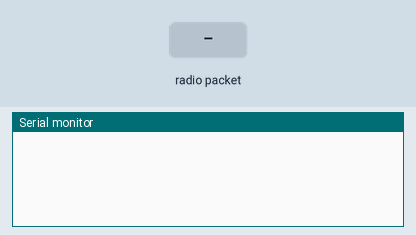
This sketch was run on a simulated Arduino Uno, built with avr-gcc and run on an emulated ATmega328P. Parts: the last lines printed to the serial monitor. The test bench sets the inputs (shaded band). No radio packets arrive unless stated.

Above: at 1.2 s.
1.3 s: radio packet "1" arrives
At 1.9 s:
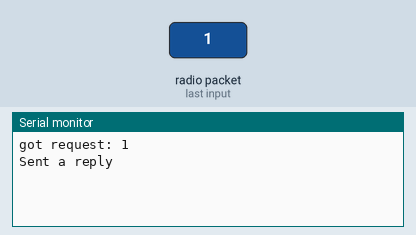
2.8 s: radio packet "0" arrives
At 4.0 s:
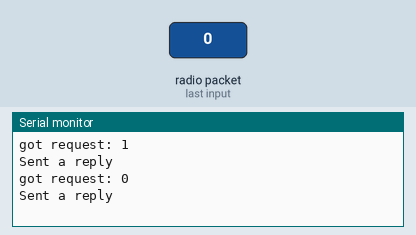
4.3 s: radio packet "2" arrives
At 5.3 s:
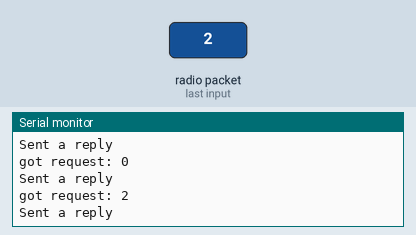

Measured:
- after the input at 1.3 s, the serial monitor: prints a new line at once (image 1)
- after the input at 2.8 s, the serial monitor: prints a new line at once (image 2)
- after the input at 4.3 s, the serial monitor: prints a new line at once (image 3)

The sketch:

Radio_for_esp8266.ino
```cpp
//Code for radio nrf24l01 esp8266
//
//
//
//Gerardo Fregoso Code based on RadioHead library
//
//For module nrf24l01
//
//-----------------------------------------------------------------------------------
//import the libraries
#include <SPI.h>
#include <RH_NRF24.h>
//-----------------------------------------------------------------------------------
// Singleton instance of the radio driver
RH_NRF24 nrf24(2, 4);
//-----------------------------------------------------------------------------------
//Setup
void setup()
{
  Serial.begin(115200); //start comunication
  if (!nrf24.init())
    Serial.println("init failed");
  // Defaults after init are 2.402 GHz (channel 2), 2Mbps, 0dBm
  if (!nrf24.setChannel(1))//set channel
    Serial.println("setChannel failed");
  if (!nrf24.setRF(RH_NRF24::DataRate2Mbps, RH_NRF24::TransmitPower0dBm))
    Serial.println("setRF failed");
}
//-----------------------------------------------------------------------------------
//Main Loop
void loop()
{
  //%%%%%%%%%%%%%%%%%%%%%%%%%%%%%%%%%%%%%%%%%%%%%%%%%%%%%%%%%%%%%%%%%%%%%%%%%%%%%%%%%
  //wait for a message
  if (nrf24.available())
  {

    // Now wait for a reply
    // Should be a message for us now
    uint8_t buf[RH_NRF24_MAX_MESSAGE_LEN];//create the storage of 32 bytes for the message incoming
    uint8_t len = sizeof(buf);// lenght of the buffer.
    ///////////////////////////////////////////////////////////////////////////////7/
    // Should be a reply message for us now
    if (nrf24.recv(buf, &len))
    {
      //      NRF24::printBuffer("request: ", buf, len);
      Serial.print("got request: ");
      Serial.println((char*)buf);

      // Send a reply
      uint8_t data[] = "And hello back to you";
      nrf24.send(data, sizeof(data));
      nrf24.waitPacketSent();
      Serial.println("Sent a reply");
    }
    else
    {
      Serial.println("recv failed");
    }
    ///////////////////////////////////////////////////////////////////////////////7/
  }
  //%%%%%%%%%%%%%%%%%%%%%%%%%%%%%%%%%%%%%%%%%%%%%%%%%%%%%%%%%%%%%%%%%%%%%%%%%%%%%%%%%
}
//-----------------------------------------------------------------------------------
//Gerardo Fregoso Jiménez 2022
```
